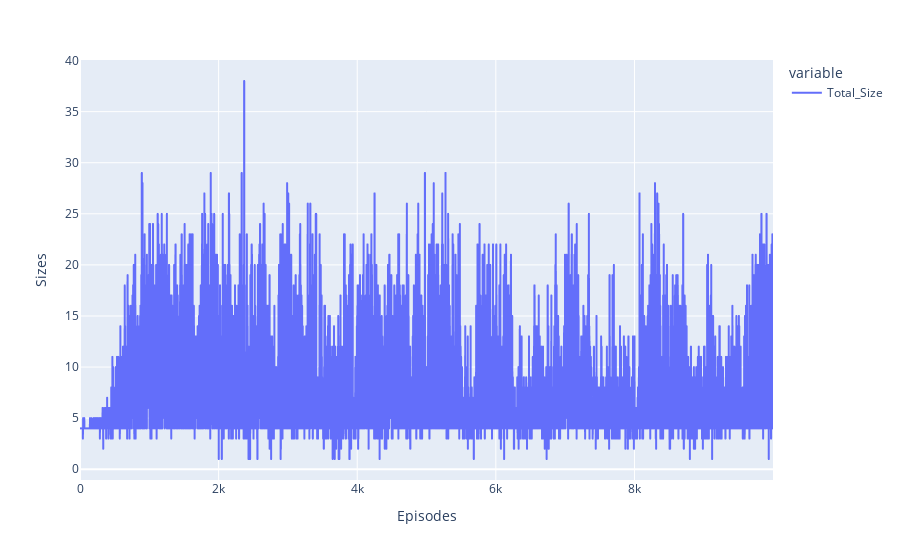

Notebook cell for this chart:
### Code cell
vizualition.sizes_by_episode()

### Figure 1 — Plotly figure (JSON) as saved in the notebook; plotly's stock layout.template omitted (floating-point values rounded to 4 significant figures; data arrays with more than 128 entries replaced by an {"elided": "..."} marker saying what was removed)
{"data": [{"hovertemplate": "variable=Total_Size<br>index=%{x}<br>value=%{y}<extra></extra>", "legendgroup": "Total_Size", "line": {"color": "#636efa", "dash": "solid"}, "marker": {"symbol": "circle"}, "mode": "lines", "name": "Total_Size", "showlegend": true, "x": {"elided": "10000 int values"}, "xaxis": "x", "y": {"elided": "10000 int values"}, "yaxis": "y", "type": "scattergl"}], "layout": {"xaxis": {"anchor": "y", "domain": [0.0, 1.0], "title": {"text": "Episodes"}}, "yaxis": {"anchor": "x", "domain": [0.0, 1.0], "title": {"text": "Sizes"}}, "legend": {"title": {"text": "variable"}, "tracegroupgap": 0}, "margin": {"t": 60}}}
